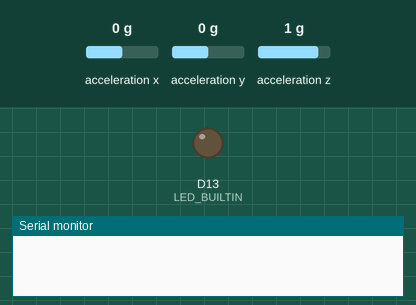
This sketch was run on a simulated Arduino Nano 33 IoT. Parts: output pins drawn as LEDs (lit = HIGH), the last lines printed to the serial monitor. The inputs (shaded band) are chosen by the test bench; at power-on: acceleration x 0 g, acceleration y 0 g, acceleration z 1 g. Nothing arrives over Bluetooth unless stated; a phone connects over Bluetooth LE 3 s after start.

Above: at 0.1 s.
At 3.1 s:
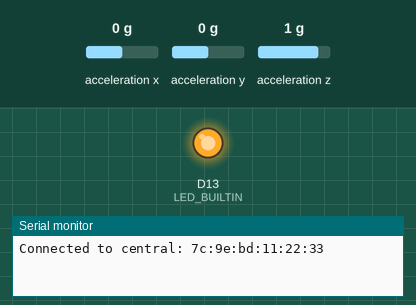
Timing chart, 0 to 4.6 s (numbered marks = the images above):
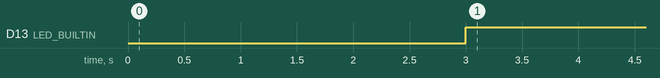

The sketch:

BLE_LIS3DH_accelerometer.ino
```cpp
/*
  Accelerometer service

  This example creates a BLE peripheral with service that contains three
  characteristics, each an analog input value to the microcontroller. It
  was designed with the LIS3DH accelerometer in mind.

  The circuit:
  - Nano 33 IoT, Nano 33 BLE and BLE Sense, Arduino Uno WiFi Rev2, and MKR 1010 boards
  - LIS3DH accelerometer attached to SDA and SCL

  Based on Sandeep Mistry's ArduinoBLE examples

  created 27 Nov. 2018
  by Tom Igoe
*/

#include <ArduinoBLE.h>

#include "SparkFunLIS3DH.h"
#include "Wire.h"

// create service:
BLEService accelService("082b91ae-e83c-11e8-9f32-f2801f1b9fd1");

// create characteristics and allow remote device to read and get notifications:
BLEIntCharacteristic accelX("082b9438-e83c-11e8-9f32-f2801f1b9fd1", BLERead | BLENotify);
BLEIntCharacteristic accelY("082b9622-e83c-11e8-9f32-f2801f1b9fd1", BLERead | BLENotify);
BLEIntCharacteristic accelZ("082b976c-e83c-11e8-9f32-f2801f1b9fd1", BLERead | BLENotify);

LIS3DH accelerometer;
void setup() {
  Serial.begin(9600);
  accelerometer.begin();
  pinMode(LED_BUILTIN, OUTPUT);
  // begin initialization
  while (!BLE.begin()) {
    Serial.println("Waiting for BLE to start");
    delay(1);
  }

  // set the local name that the peripheral advertises:
  BLE.setLocalName("BLEAccelerometer");
  // set the UUID for the service:
  BLE.setAdvertisedService(accelService);

  // add the characteristics to the service
  accelService.addCharacteristic(accelX);
  accelService.addCharacteristic(accelY);
  accelService.addCharacteristic(accelZ);
  // add the service
  BLE.addService(accelService);

  // start advertising the service:
  BLE.advertise();
}

void loop() {
  BLEDevice central = BLE.central();

  // if a central is connected to the peripheral:
  if (central) {
    // print the central's BT address:
    Serial.print("Connected to central: ");
    Serial.println(central.address());
    // turn on LED to indicate connection:
    digitalWrite(LED_BUILTIN, HIGH);

    // while the central remains connected:
    while (central.connected()) {
      // read sensors:
      int xReading = accelerometer.readRawAccelX();
      int yReading = accelerometer.readRawAccelY();
      int zReading = accelerometer.readRawAccelZ();
      // write sensor values to service characteristics:
      accelX.writeValue(xReading);
      accelY.writeValue(yReading);
      accelZ.writeValue(zReading);
    }
  } else {
    // turn off the LED
    digitalWrite(LED_BUILTIN, LOW);
  }
}
```

Measured:
- by itself, D13 (LED_BUILTIN): LOW → HIGH at 3.0 s
